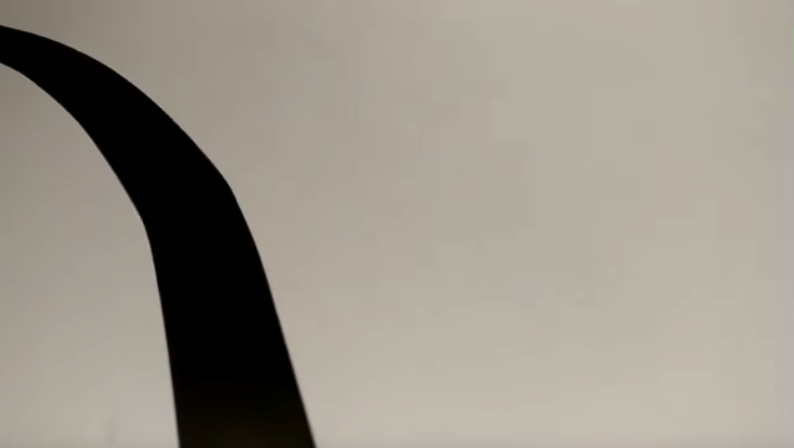
#> input picture JupyterNotebooks/opencv/path.2.png, 794 x 448 px
$ python detection.6.py
#> lines starting #> are read from the running program, lines starting #| are printed output that depends on the picture; after the words box and inside, x2 and y2 are one past the last pixel; in counts of white or black regions, pixels touching at a corner belong together; long printed decimals are rounded
#
# pip install opencv-python
#
import cv2
# import numpy as np
import math

print('Using OpenCV version', cv2.__version__)

verboseContour = False
verbose = False

Kernel_size = 31  # 15

#
# On ONE image, static.
# Pixel by pixel approach
# - Take am image
# - resize it
# - make it gray
# - blur it
# - threshold it
# - get the first and last black pixel every x lines
# - get center of the 'boxes'
# - calculate heading from center to center
#

# img_path = "path.jpg"
img_path = "path.2.png"
#


def get_dir(x, y):
    direction = math.degrees(math.atan2(x, y))
    while direction < 0:
        direction += 360
    return direction


print("Reading original image...")
image = cv2.imread(img_path)  # , cv2.IMREAD_GRAYSCALE)
#> image is the input picture: shape (448, 794, 3); mean B, G, R 137.9, 148, 154.7
image = cv2.resize(image, (480, 240))
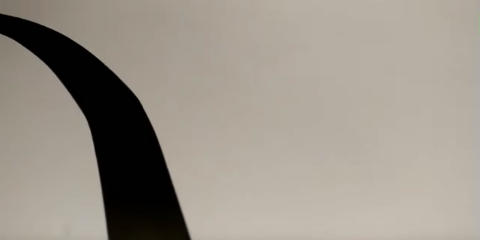
#> image: shape (240, 480, 3); mean B, G, R 137.9, 148, 154.7
print("Image is a {}, its shape is {} (h, w, ch)".format(type(image), image.shape))
#| Image is a <class 'numpy.ndarray'>, its shape is (240, 480, 3) (h, w, ch)

# cv2.imshow('Original', image)

img_gray = cv2.cvtColor(image, cv2.COLOR_BGR2GRAY)
# cv2.imshow('Gray', img_gray)

blurred = cv2.GaussianBlur(img_gray, (Kernel_size, Kernel_size), 0)
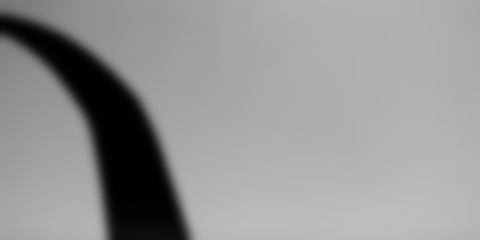
#> blurred: shape (240, 480); min 1, max 190, mean 149
# cv2.imshow('Blurred', blurred)

# ret, thresh = cv2.threshold(img_gray, 127, 255, 0)
ret, thresh = cv2.threshold(blurred, 127, 255, 0)
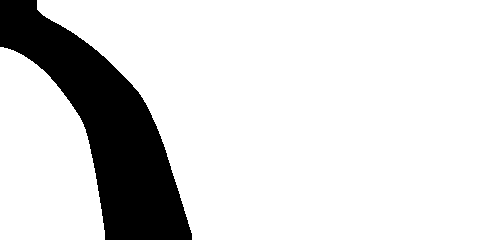
#> thresh: shape (240, 480); 84.6% white; 1 black region, box (x1, y1, x2, y2) and area: (0, 0, 192, 240) 17743
height, width = thresh.shape[:2]
#> height = 240; width = 480

# The thresh image is close to pure black and white,
# close to displaying the path only

new_threshed = cv2.cvtColor(thresh, cv2.COLOR_GRAY2RGB)
# Look for the black pixels
# Colors are (b, g, r)
tiles = []
for h in range(height - 1, 0, -40):  # begin at the bottom of the image
    first_black = -1
    last_black = -1
    for w in range(width):
        px = thresh[h, w]  # Take the pixel in the threshed image
        if px == 0: # 0: black, 255: white
            # print("h:{}, w:{}, px {}".format(h, w, px))
            if first_black == -1:
                first_black = w
            else:
                last_black = w
            # color = (0, 255, 255)    # yellow
            # cv2.line(new_threshed, (w, h), (w, h), color, 2)  # A dot
    tiles.append((h, first_black, last_black))
#> after the loop, tiles = [(239, 105, 191), (199, 100, 180), (159, 93, 167), (119, 81, 152), (79, 52, 126), (39, 0, 81)]

# print("Tiles:", tiles)
color = (0, 255, 0)  # green
previous_step = None
previous_center = None
for step in tiles:
    # print("Step:", step)
    if previous_step is not None:
        bottom, bottom_left, bottom_right = previous_step
        top, top_left, top_right = step
        # Draw a box
        cv2.line(new_threshed, (bottom_left, bottom), (bottom_right, bottom), color, 2)
        cv2.line(new_threshed, (bottom_right, bottom), (top_right, top), color, 2)
        cv2.line(new_threshed, (top_right, top), (top_left, top), color, 2)
        cv2.line(new_threshed, (top_left, top), (bottom_left, bottom), color, 2)
        # a dot in the middle
        center_y = (bottom + top) / 2
        center_x = (((bottom_left + bottom_right) / 2) + ((top_left + top_right) / 2)) / 2
        # print("Plot at x {}, y {}".format(center_x, center_y))
        cv2.circle(new_threshed, (int(center_x), int(center_y)), 10, (0, 0, 255), -1)
        if previous_center is not None:
            # Calculate course
            prev_x, prev_y = previous_center
            course = get_dir(center_x - prev_x, prev_y - center_y)
            print("Course is {}".format(course))
        previous_center = (center_x, center_y)
    previous_step = step
#> this loop made 6 passes
#> (bottom, bottom_left, bottom_right, top, top_left, top_right, center_y, center_x) on passes 3 to 6: (199, 100, 180, 159, 93, 167, 179, 135), (159, 93, 167, 119, 81, 152, 139, 123.2), (119, 81, 152, 79, 52, 126, 99, 102.8), (79, 52, 126, 39, 0, 81, 59, 64.75)
#> (bottom, bottom_left, bottom_right, top, top_left, top_right, center_y, center_x) on pass 2: (239, 105, 191, 199, 100, 180, 219, 144)
#| Course is 347.320
#| Course is 343.630
#| Course is 332.865
#| Course is 316.469
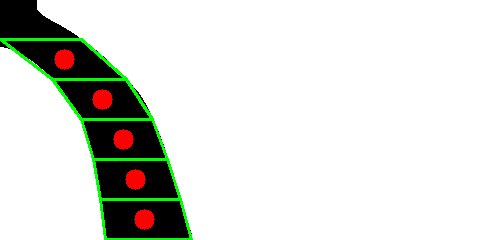
#> new_threshed: shape (240, 480, 3); mean B, G, R 214.6, 220.6, 218.1

cv2.imshow('Colored Thresh', new_threshed)

# cv2.imshow('Thresh WxH {}x{}'.format(width, height), thresh)
# cv2.imshow('Thresh', thresh)

input("Press [Enter] to end")
print("Hit any key to finish")
cv2.waitKey(0)

cv2.destroyAllWindows()
